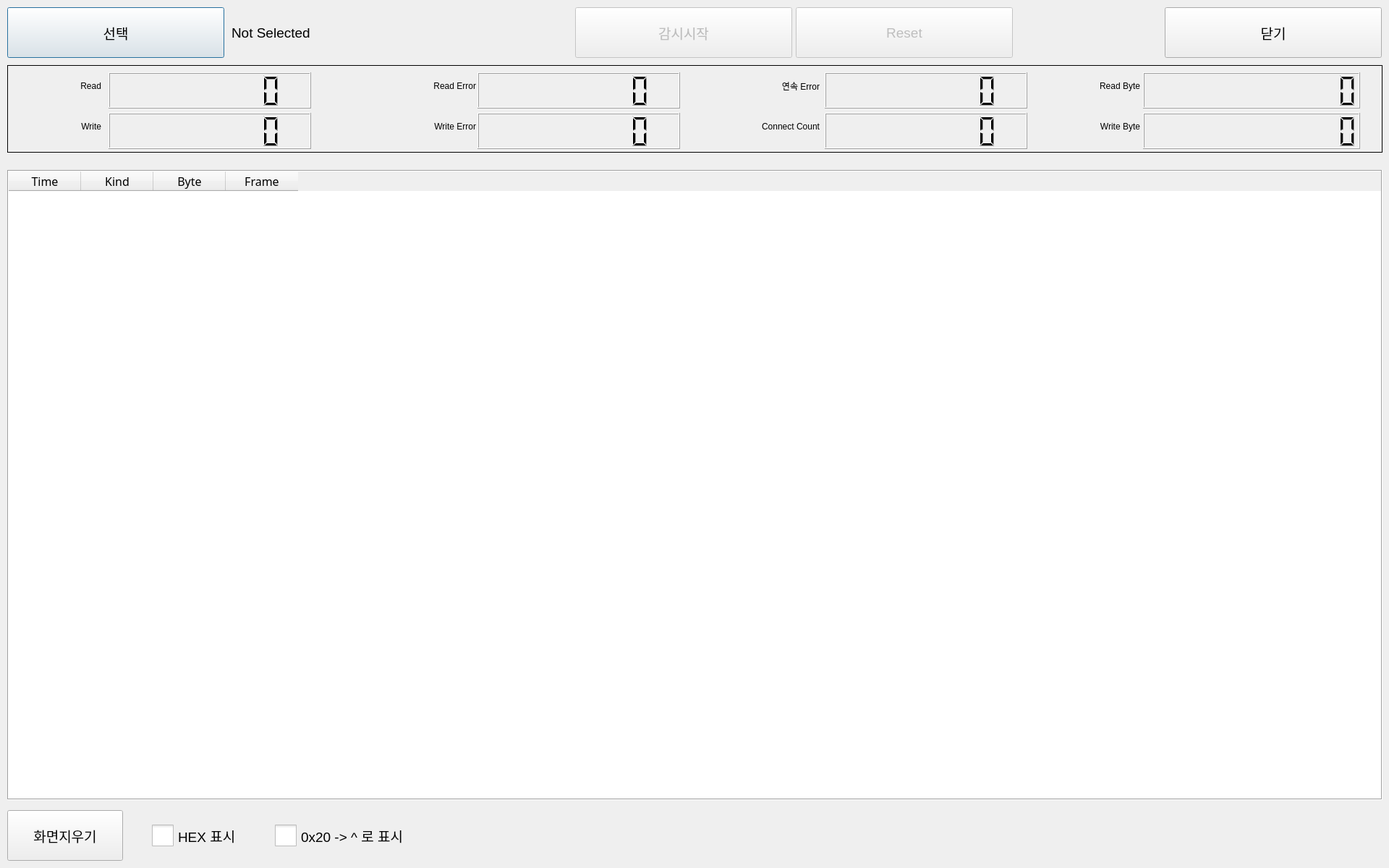
<?xml version="1.0" encoding="UTF-8"?>
<ui version="4.0">
 <class>CComMon</class>
 <widget class="QDialog" name="CComMon">
  <property name="geometry">
   <rect>
    <x>0</x>
    <y>0</y>
    <width>1920</width>
    <height>1200</height>
   </rect>
  </property>
  <property name="font">
   <font>
    <pointsize>14</pointsize>
   </font>
  </property>
  <property name="windowTitle">
   <string>Dialog</string>
  </property>
  <property name="styleSheet">
   <string notr="true">QCheckBox::indicator {
     width: 30px;
     height: 30px;
}

QCheckBox::indicator:checked
{
	image: url(:images/checkbox_checked.png);
}
QCheckBox::indicator:unchecked
{
	image: url(:images/checkbox_normal.png);
}

QCheckBox::indicator:checked:disabled {
	image: url(:images/checkbox_checked_dis.png);
}

QCheckBox::indicator:unchecked:disabled {
	image: url(:images/checkbox_normal_dis.png);
}</string>
  </property>
  <widget class="QPushButton" name="btnSelect">
   <property name="geometry">
    <rect>
     <x>10</x>
     <y>10</y>
     <width>300</width>
     <height>70</height>
    </rect>
   </property>
   <property name="text">
    <string>선택</string>
   </property>
  </widget>
  <widget class="QLabel" name="label">
   <property name="geometry">
    <rect>
     <x>320</x>
     <y>10</y>
     <width>441</width>
     <height>70</height>
    </rect>
   </property>
   <property name="text">
    <string>Not Selected</string>
   </property>
  </widget>
  <widget class="QPushButton" name="btnMonStart">
   <property name="enabled">
    <bool>false</bool>
   </property>
   <property name="geometry">
    <rect>
     <x>795</x>
     <y>10</y>
     <width>300</width>
     <height>70</height>
    </rect>
   </property>
   <property name="text">
    <string>감시시작</string>
   </property>
   <property name="checkable">
    <bool>true</bool>
   </property>
  </widget>
  <widget class="QPushButton" name="btnClear">
   <property name="geometry">
    <rect>
     <x>10</x>
     <y>1120</y>
     <width>160</width>
     <height>70</height>
    </rect>
   </property>
   <property name="text">
    <string>화면지우기</string>
   </property>
  </widget>
  <widget class="QPushButton" name="ok">
   <property name="geometry">
    <rect>
     <x>1610</x>
     <y>10</y>
     <width>300</width>
     <height>70</height>
    </rect>
   </property>
   <property name="text">
    <string>닫기</string>
   </property>
  </widget>
  <widget class="QTableWidget" name="tableFrame">
   <property name="geometry">
    <rect>
     <x>10</x>
     <y>235</y>
     <width>1901</width>
     <height>871</height>
    </rect>
   </property>
   <property name="font">
    <font>
     <pointsize>12</pointsize>
    </font>
   </property>
   <property name="frameShape">
    <enum>QFrame::Box</enum>
   </property>
   <property name="editTriggers">
    <set>QAbstractItemView::NoEditTriggers</set>
   </property>
   <property name="alternatingRowColors">
    <bool>true</bool>
   </property>
   <property name="selectionMode">
    <enum>QAbstractItemView::SingleSelection</enum>
   </property>
   <property name="selectionBehavior">
    <enum>QAbstractItemView::SelectRows</enum>
   </property>
   <property name="textElideMode">
    <enum>Qt::ElideNone</enum>
   </property>
   <property name="cornerButtonEnabled">
    <bool>false</bool>
   </property>
   <attribute name="verticalHeaderVisible">
    <bool>false</bool>
   </attribute>
   <column>
    <property name="text">
     <string>Time</string>
    </property>
    <property name="font">
     <font>
      <family>나눔고딕코딩</family>
      <pointsize>12</pointsize>
     </font>
    </property>
   </column>
   <column>
    <property name="text">
     <string>Kind</string>
    </property>
    <property name="font">
     <font>
      <family>나눔고딕코딩</family>
      <pointsize>12</pointsize>
     </font>
    </property>
   </column>
   <column>
    <property name="text">
     <string>Byte</string>
    </property>
    <property name="font">
     <font>
      <family>나눔고딕코딩</family>
      <pointsize>12</pointsize>
     </font>
    </property>
   </column>
   <column>
    <property name="text">
     <string>Frame</string>
    </property>
    <property name="font">
     <font>
      <family>나눔고딕코딩</family>
      <pointsize>12</pointsize>
     </font>
    </property>
   </column>
  </widget>
  <widget class="QFrame" name="frame">
   <property name="geometry">
    <rect>
     <x>10</x>
     <y>90</y>
     <width>1901</width>
     <height>121</height>
    </rect>
   </property>
   <property name="frameShape">
    <enum>QFrame::Box</enum>
   </property>
   <property name="frameShadow">
    <enum>QFrame::Plain</enum>
   </property>
   <widget class="QLabel" name="label_3">
    <property name="geometry">
     <rect>
      <x>50</x>
      <y>60</y>
      <width>80</width>
      <height>50</height>
     </rect>
    </property>
    <property name="text">
     <string>Write</string>
    </property>
    <property name="alignment">
     <set>Qt::AlignRight|Qt::AlignTrailing|Qt::AlignVCenter</set>
    </property>
   </widget>
   <widget class="QLabel" name="label_8">
    <property name="geometry">
     <rect>
      <x>498</x>
      <y>4</y>
      <width>150</width>
      <height>50</height>
     </rect>
    </property>
    <property name="text">
     <string>Read Error</string>
    </property>
    <property name="alignment">
     <set>Qt::AlignRight|Qt::AlignTrailing|Qt::AlignVCenter</set>
    </property>
   </widget>
   <widget class="QLabel" name="label_12">
    <property name="geometry">
     <rect>
      <x>963</x>
      <y>60</y>
      <width>160</width>
      <height>50</height>
     </rect>
    </property>
    <property name="text">
     <string>Connect Count</string>
    </property>
    <property name="alignment">
     <set>Qt::AlignRight|Qt::AlignTrailing|Qt::AlignVCenter</set>
    </property>
   </widget>
   <widget class="QLabel" name="label_10">
    <property name="geometry">
     <rect>
      <x>963</x>
      <y>4</y>
      <width>160</width>
      <height>50</height>
     </rect>
    </property>
    <property name="text">
     <string>연속 Error</string>
    </property>
    <property name="alignment">
     <set>Qt::AlignRight|Qt::AlignTrailing|Qt::AlignVCenter</set>
    </property>
   </widget>
   <widget class="QLabel" name="label_6">
    <property name="geometry">
     <rect>
      <x>498</x>
      <y>60</y>
      <width>150</width>
      <height>50</height>
     </rect>
    </property>
    <property name="text">
     <string>Write Error</string>
    </property>
    <property name="alignment">
     <set>Qt::AlignRight|Qt::AlignTrailing|Qt::AlignVCenter</set>
    </property>
   </widget>
   <widget class="QLabel" name="label_2">
    <property name="geometry">
     <rect>
      <x>50</x>
      <y>4</y>
      <width>80</width>
      <height>50</height>
     </rect>
    </property>
    <property name="text">
     <string>Read</string>
    </property>
    <property name="alignment">
     <set>Qt::AlignRight|Qt::AlignTrailing|Qt::AlignVCenter</set>
    </property>
   </widget>
   <widget class="QLabel" name="label_14">
    <property name="geometry">
     <rect>
      <x>1406</x>
      <y>60</y>
      <width>160</width>
      <height>50</height>
     </rect>
    </property>
    <property name="text">
     <string>Write Byte</string>
    </property>
    <property name="alignment">
     <set>Qt::AlignRight|Qt::AlignTrailing|Qt::AlignVCenter</set>
    </property>
   </widget>
   <widget class="QLabel" name="label_15">
    <property name="geometry">
     <rect>
      <x>1406</x>
      <y>4</y>
      <width>160</width>
      <height>50</height>
     </rect>
    </property>
    <property name="text">
     <string>Read Byte</string>
    </property>
    <property name="alignment">
     <set>Qt::AlignRight|Qt::AlignTrailing|Qt::AlignVCenter</set>
    </property>
   </widget>
   <widget class="QLCDNumber" name="readCnt">
    <property name="geometry">
     <rect>
      <x>140</x>
      <y>10</y>
      <width>280</width>
      <height>50</height>
     </rect>
    </property>
    <property name="digitCount">
     <number>8</number>
    </property>
   </widget>
   <widget class="QLCDNumber" name="writeCnt">
    <property name="geometry">
     <rect>
      <x>140</x>
      <y>66</y>
      <width>280</width>
      <height>50</height>
     </rect>
    </property>
    <property name="digitCount">
     <number>8</number>
    </property>
   </widget>
   <widget class="QLCDNumber" name="readError">
    <property name="geometry">
     <rect>
      <x>650</x>
      <y>10</y>
      <width>280</width>
      <height>50</height>
     </rect>
    </property>
    <property name="digitCount">
     <number>8</number>
    </property>
   </widget>
   <widget class="QLCDNumber" name="writeError">
    <property name="geometry">
     <rect>
      <x>650</x>
      <y>66</y>
      <width>280</width>
      <height>50</height>
     </rect>
    </property>
    <property name="digitCount">
     <number>8</number>
    </property>
   </widget>
   <widget class="QLCDNumber" name="connectCount">
    <property name="geometry">
     <rect>
      <x>1130</x>
      <y>66</y>
      <width>280</width>
      <height>50</height>
     </rect>
    </property>
    <property name="digitCount">
     <number>8</number>
    </property>
   </widget>
   <widget class="QLCDNumber" name="continuError">
    <property name="geometry">
     <rect>
      <x>1130</x>
      <y>10</y>
      <width>280</width>
      <height>50</height>
     </rect>
    </property>
    <property name="digitCount">
     <number>8</number>
    </property>
   </widget>
   <widget class="QLCDNumber" name="totalWrite">
    <property name="geometry">
     <rect>
      <x>1570</x>
      <y>66</y>
      <width>300</width>
      <height>50</height>
     </rect>
    </property>
    <property name="digitCount">
     <number>12</number>
    </property>
   </widget>
   <widget class="QLCDNumber" name="totalRead">
    <property name="geometry">
     <rect>
      <x>1570</x>
      <y>10</y>
      <width>300</width>
      <height>50</height>
     </rect>
    </property>
    <property name="digitCount">
     <number>12</number>
    </property>
   </widget>
  </widget>
  <widget class="QPushButton" name="btnReset">
   <property name="enabled">
    <bool>false</bool>
   </property>
   <property name="geometry">
    <rect>
     <x>1100</x>
     <y>10</y>
     <width>300</width>
     <height>70</height>
    </rect>
   </property>
   <property name="text">
    <string>Reset</string>
   </property>
  </widget>
  <widget class="QCheckBox" name="checkHex">
   <property name="geometry">
    <rect>
     <x>210</x>
     <y>1120</y>
     <width>131</width>
     <height>70</height>
    </rect>
   </property>
   <property name="text">
    <string>HEX 표시</string>
   </property>
  </widget>
  <widget class="QCheckBox" name="checkSpace">
   <property name="geometry">
    <rect>
     <x>380</x>
     <y>1120</y>
     <width>231</width>
     <height>70</height>
    </rect>
   </property>
   <property name="text">
    <string>0x20 -&gt; ^ 로 표시</string>
   </property>
  </widget>
 </widget>
 <resources/>
 <connections>
  <connection>
   <sender>ok</sender>
   <signal>clicked()</signal>
   <receiver>CComMon</receiver>
   <slot>accept()</slot>
   <hints>
    <hint type="sourcelabel">
     <x>905</x>
     <y>564</y>
    </hint>
    <hint type="destinationlabel">
     <x>511</x>
     <y>299</y>
    </hint>
   </hints>
  </connection>
 </connections>
</ui>
